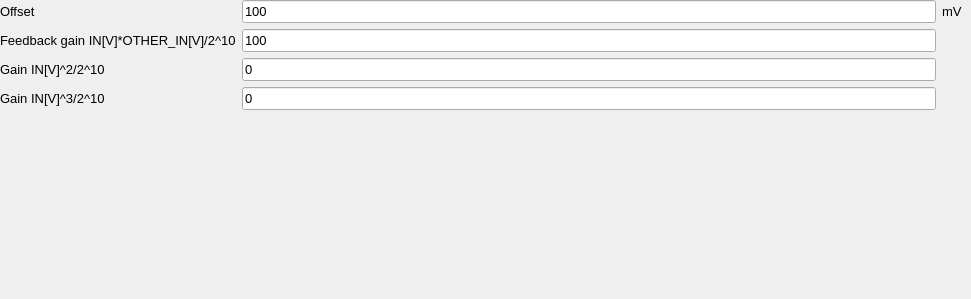
               <widget class="QWidget" name="art_nonlinear_CH2">
                <widget class="QWidget" name="gridLayoutWidget_21">
                 <property name="geometry">
                  <rect>
                   <x>0</x>
                   <y>0</y>
                   <width>962</width>
                   <height>290</height>
                  </rect>
                 </property>
                 <layout class="QGridLayout" name="gridLayout_21" rowstretch="1,0,0,0,0,0">
                  <item row="1" column="1" colspan="2">
                   <widget class="QLineEdit" name="nonlin_gain1_CH2">
                    <property name="sizePolicy">
                     <sizepolicy hsizetype="Expanding" vsizetype="Maximum">
                      <horstretch>1</horstretch>
                      <verstretch>1</verstretch>
                     </sizepolicy>
                    </property>
                    <property name="font">
                     <font>
                      <pointsize>10</pointsize>
                     </font>
                    </property>
                    <property name="text">
                     <string>100</string>
                    </property>
                   </widget>
                  </item>
                  <item row="3" column="0">
                   <widget class="QLabel" name="nonlin_gain2_label_CH2">
                    <property name="font">
                     <font>
                      <pointsize>10</pointsize>
                     </font>
                    </property>
                    <property name="layoutDirection">
                     <enum>Qt::LeftToRight</enum>
                    </property>
                    <property name="text">
                     <string>Gain IN[V]^2/2^10</string>
                    </property>
                   </widget>
                  </item>
                  <item row="1" column="0">
                   <widget class="QLabel" name="nonlin_gain1_label_CH2">
                    <property name="font">
                     <font>
                      <pointsize>10</pointsize>
                     </font>
                    </property>
                    <property name="layoutDirection">
                     <enum>Qt::LeftToRight</enum>
                    </property>
                    <property name="text">
                     <string>Feedback gain IN[V]*OTHER_IN[V]/2^10</string>
                    </property>
                   </widget>
                  </item>
                  <item row="0" column="1" colspan="2">
                   <widget class="QLineEdit" name="nonlin_offset_CH2">
                    <property name="sizePolicy">
                     <sizepolicy hsizetype="Expanding" vsizetype="Maximum">
                      <horstretch>1</horstretch>
                      <verstretch>1</verstretch>
                     </sizepolicy>
                    </property>
                    <property name="font">
                     <font>
                      <pointsize>10</pointsize>
                     </font>
                    </property>
                    <property name="text">
                     <string>100</string>
                    </property>
                   </widget>
                  </item>
                  <item row="5" column="1">
                   <spacer name="verticalSpacer_18">
                    <property name="orientation">
                     <enum>Qt::Vertical</enum>
                    </property>
                    <property name="sizeHint" stdset="0">
                     <size>
                      <width>20</width>
                      <height>40</height>
                     </size>
                    </property>
                   </spacer>
                  </item>
                  <item row="4" column="1" colspan="2">
                   <widget class="QLineEdit" name="nonlin_gain3_CH2">
                    <property name="sizePolicy">
                     <sizepolicy hsizetype="Expanding" vsizetype="Maximum">
                      <horstretch>1</horstretch>
                      <verstretch>1</verstretch>
                     </sizepolicy>
                    </property>
                    <property name="font">
                     <font>
                      <pointsize>10</pointsize>
                     </font>
                    </property>
                    <property name="text">
                     <string>0</string>
                    </property>
                   </widget>
                  </item>
                  <item row="3" column="1" colspan="2">
                   <widget class="QLineEdit" name="nonlin_gain2_CH2">
                    <property name="sizePolicy">
                     <sizepolicy hsizetype="Expanding" vsizetype="Maximum">
                      <horstretch>1</horstretch>
                      <verstretch>1</verstretch>
                     </sizepolicy>
                    </property>
                    <property name="font">
                     <font>
                      <pointsize>10</pointsize>
                     </font>
                    </property>
                    <property name="text">
                     <string>0</string>
                    </property>
                   </widget>
                  </item>
                  <item row="0" column="0">
                   <widget class="QLabel" name="nonlin_offset_label_CH2">
                    <property name="font">
                     <font>
                      <pointsize>10</pointsize>
                     </font>
                    </property>
                    <property name="layoutDirection">
                     <enum>Qt::LeftToRight</enum>
                    </property>
                    <property name="text">
                     <string>Offset</string>
                    </property>
                   </widget>
                  </item>
                  <item row="4" column="0">
                   <widget class="QLabel" name="nonlin_gain3_label_CH2">
                    <property name="font">
                     <font>
                      <pointsize>10</pointsize>
                     </font>
                    </property>
                    <property name="layoutDirection">
                     <enum>Qt::LeftToRight</enum>
                    </property>
                    <property name="text">
                     <string>Gain IN[V]^3/2^10</string>
                    </property>
                   </widget>
                  </item>
                  <item row="0" column="3">
                   <widget class="QLabel" name="nonlin_offset_unit_CH2">
                    <property name="font">
                     <font>
                      <pointsize>10</pointsize>
                     </font>
                    </property>
                    <property name="layoutDirection">
                     <enum>Qt::LeftToRight</enum>
                    </property>
                    <property name="text">
                     <string>mV</string>
                    </property>
                   </widget>
                  </item>
                 </layout>
                </widget>
               </widget>
